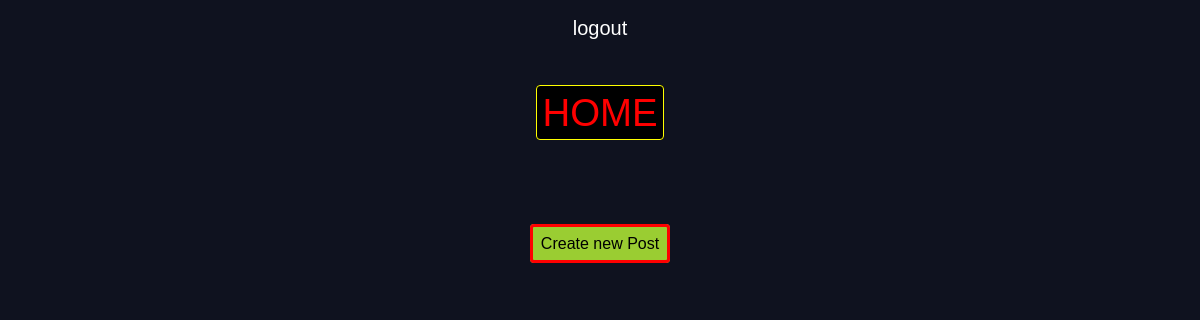
The app's page /posts/, older data.
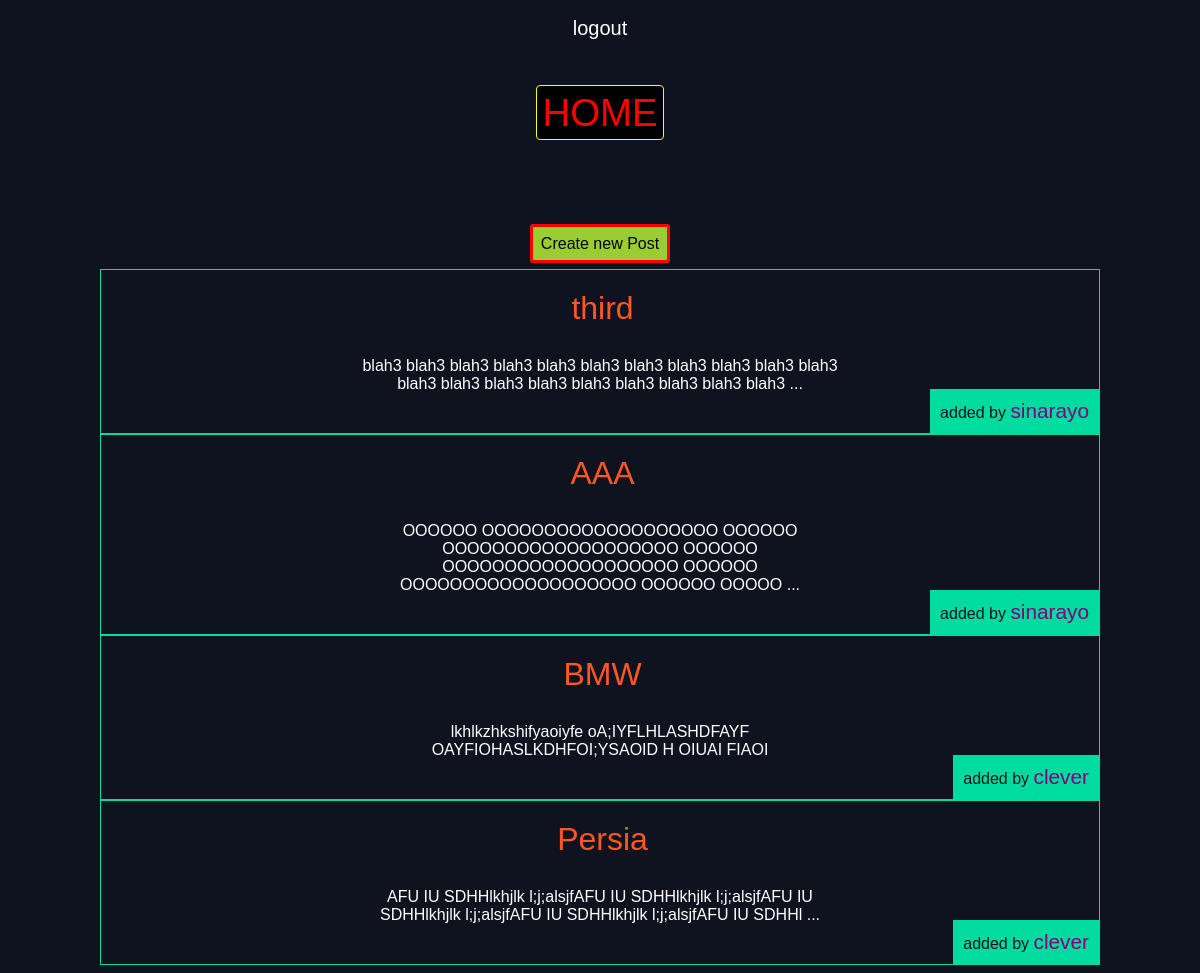
The same page, newer data.
### posts/models.py (models this page shows, shortened)
class Post(models.Model):
    title = models.CharField(max_length=60)
    body = models.TextField()
    author = models.ForeignKey(User, on_delete=models.CASCADE)
    slug = models.SlugField()
    date = models.DateTimeField(auto_now_add=True)
    def editedbody(self):
        if len(self.body) > 120:
            return self.body[:120] + '  ...'
        else:
            return self.body

### posts/views.py (the view)
# urls.py: path('', views.postspage, name='home'),
def postspage(request):
    posts = models.Post.objects.all()
    return render(request, 'posts_page.html', {'posts': posts})

### posts/templates/posts_page.html (shortened to what this page needs)
{% extends 'base.html' %}
{% block body %}
     <p><a href="{% url 'posts:create' %}"  class="highlight"> Create new Post </a></p>
    {% for post in posts %}
    <div class="article">
    <h2 class="post_title"><a href= "{% url 'posts:post_detail' slug=post.slug %}"> {{ post.title }} </a></h2>
    <p class="editedbody"> {{ post.editedbody }} </p>
    <p class="seller">added by <a href="#" class="author-link">{{post.author.username}}</a></p>
    </div>
    {% endfor %}
{% endblock %}

### templates/base.html (shortened to what this page needs)
{% load static %}
<!DOCTYPE html>
<html lang="en">
<head>
 <link rel="stylesheet" href="{% static 'styles.css'%}">
</head>
<div class="wrapper">
<nav>
    <ul>
        <li>
            <form class="logout-list" action="{% url 'users:logout' %}" method="post">
                <button type="submit">logout</button>
            </form>
        </li>
    </ul>
</nav>
    <h1><a href="{% url 'home' %}" class="highlight3">HOME</a> </h1>
<body>
{% block body %}
{% endblock %}
</body>
</div>
</html>

### assets/styles.css (style rules this page uses)
body { background-color: #0f121f; background-image: url(stars.jpg); background-repeat-y: 1; background-attachment: fixed; color: #fff; }
body * { font-family: arial; }
h1 { font-weight: normal; margin: 0; color: lightgreen; }
h2, h3, h4, h5 { font-weight: normal; margin: 0; }
a, a:hover, a:visited { color: #ff5722; text-decoration: none; }
.wrapper { max-width: 1000px; margin: auto; text-align: center; }
div.wrapper h1 { text-align: center; margin-top: 50px; margin-bottom: 100px; font-size: 2.4em; }
nav li { display: inline-block; margin-left: 20px; }
nav button { margin-right: 60px; background: none; color: #fff; cursor: pointer; border: 0; font-size: 20px; }
.article { display: grid; grid-gap: 30px; }
.article { padding: 10px; border: 1px solid #00dba0; position: relative; padding-bottom: 40px; }
.article h2 { font-size: 2em; margin-top: 10px; margin-left: 5px }
.article .seller { padding: 10px; background-color: #00dba0; position: absolute; right: 0; bottom: 0; margin: 0; color: #0f121f; }
a.highlight { border: 3px solid red; padding: 8px; border-radius: 4px; color: #000000; background-color: yellowgreen; }
a.highlight3 { margin-: 50px; border: 1px solid yellow; padding: 5px; border-radius: 4px; color: red; background-color: black; }
.editedbody { margin: auto auto; max-width: 500px; }
.author-link, .author-link:visited { color: purple; font-size: 1.3em; }

Row changes from the older to the newer data that the page shows:
added Post: title "third", editedbody "blah3 blah3 blah3 blah3 blah3 blah3 blah3 blah3 blah3 blah3 blah3 blah3 blah3 blah3 blah3 blah3 blah3 blah3 blah3 blah3 ...", author.username "sinarayo"
added Post: title "AAA", editedbody "OOOOOO OOOOOOOOOOOOOOOOOOO OOOOOO OOOOOOOOOOOOOOOOOOO OOOOOO OOOOOOOOOOOOOOOOOOO OOOOOO OOOOOOOOOOOOOOOOOOO OOOOOO OOOOO ...", author.username "sinarayo"
added Post: title "BMW", editedbody "lkhlkzhkshifyaoiyfe oA;IYFLHLASHDFAYF OAYFIOHASLKDHFOI;YSAOID H OIUAI FIAOI", author.username "clever"
added Post: title "Persia", editedbody "AFU IU SDHHlkhjlk l;j;alsjfAFU IU SDHHlkhjlk l;j;alsjfAFU IU SDHHlkhjlk l;j;alsjfAFU IU SDHHlkhjlk l;j;alsjfAFU IU SDHHl ...", author.username "clever"
